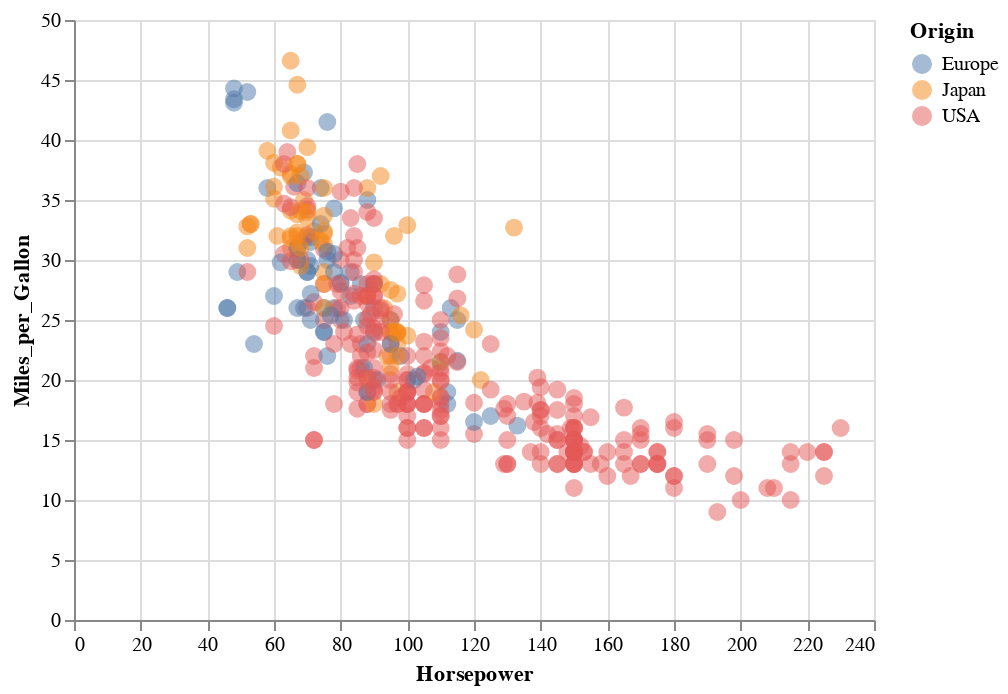

The notebook cell this image was saved under:
### Code cell
# 2.3.2 interval 

# example of an interval

# #step1, click drag to select a range in the x and y directions
selection=alt.selection_interval();

#step2
colorCondition=alt.condition(selection,"Origin",alt.value("gray"))

hp_mpg.add_selection(
    #step3
    selection
).encode(
    #step4
    color=colorCondition,
)

### Figure 1 — Vega-Lite specification as saved in the notebook (floating-point values rounded to 4 significant figures; data arrays with more than 128 entries replaced by an {"elided": "..."} marker saying what was removed)
{"config": {"view": {"continuousWidth": 400, "continuousHeight": 300}}, "data": {"name": "data-8e25068d8b9a578f41a59c91e539d690"}, "mark": {"type": "circle", "opacity": 0.5, "size": 80}, "encoding": {"color": {"condition": {"type": "nominal", "field": "Origin", "selection": "selector011"}, "value": "gray"}, "x": {"type": "quantitative", "field": "Horsepower"}, "y": {"type": "quantitative", "field": "Miles_per_Gallon"}}, "selection": {"selector011": {"type": "interval"}}, "$schema": "https://vega.github.io/schema/vega-lite/v4.0.2.json", "datasets": {"data-8e25068d8b9a578f41a59c91e539d690": {"elided": "406 records"}}}
